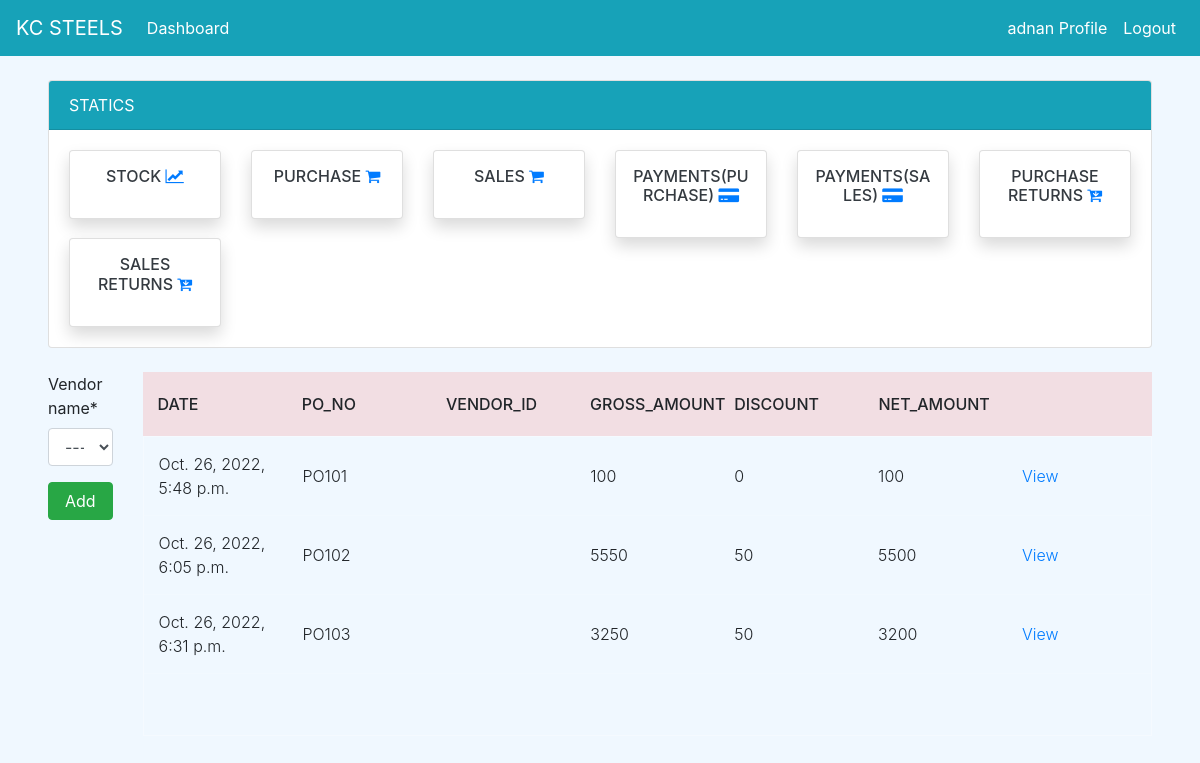
Before: /purchase/ (signed in) with the older database file.
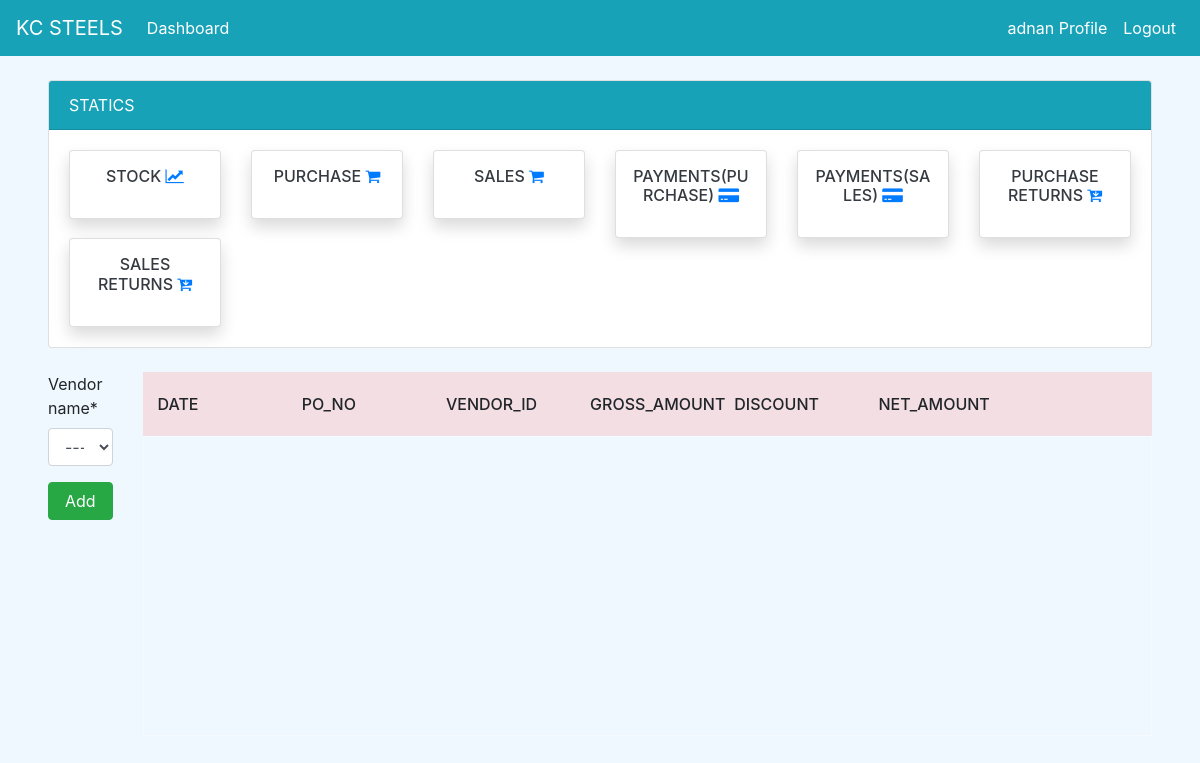
After: the same page with the newer database file.
### dashboard/models.py (models this page shows, shortened)
class Vendor(models.Model):
    vendor_no = models.IntegerField(null=True)
    vendor_id = models.CharField(max_length=100, null=True, unique=True)
    vendor_name = models.CharField(max_length=100, null=True)
    vendor_address = models.CharField(max_length=200, null=True)
    vendor_mobile = models.CharField(max_length=15,null=True)
    def __str__(self):
            return self.vendor_name

class PurchaseOrder(models.Model):
    date = models.DateTimeField(auto_now_add=True)
    po_no = models.IntegerField(null=True)
    po_number = models.CharField(max_length=100, null=True, unique=True)
    vendor_name = models.ForeignKey(Vendor, on_delete=models.CASCADE,null=True)
    gross_amount = models.PositiveIntegerField(null=True)
    discount = models.PositiveIntegerField(null=True)
    net_amount = models.PositiveIntegerField(null=True)
    net_pending = models.PositiveIntegerField(null=True,default=0)
    status = models.BooleanField(default=False,null=True)

### dashboard/views.py (the view)
# urls.py: path('purchase/',views.purchase,name='purchase'),
@login_required
def purchase(request):
    vendors = Vendor.objects.all()
    purchase_orders = PurchaseOrder.objects.all()
    po_n = 101 if PurchaseOrder.objects.count() == 0 else PurchaseOrder.objects.aggregate(max=Max('po_no'))["max"] + 1
    if request.method == 'POST':
        form = PurchaseOrderForm(request.POST)
        ven = request.POST.get('vendor_name')
        ven1 = vendors.get(id=ven)
        if form.is_valid():
            PurchaseOrder(po_no=po_n,po_number=(f'{"PO"}{po_n}'),vendor_name=ven1).save()
            po = (f'{"PO"}{po_n}')
            ven2 = purchase_orders.values('po_number').filter(po_number=po)[0]['po_number']
            return redirect("purchase_add" ,ven2)
    else:
        form = PurchaseOrderForm
    context = {
        'purchase_orders' : purchase_orders,
        'form' : form,
    }
    return render(request, 'purchase/purchase_orders.html',context)

### templates/purchase/purchase_orders.html (shortened to what this page needs)
{% extends 'partial/base.html' %}
{% load crispy_forms_tags %}
{% block content %}
{% if user.is_authenticated and user.is_superuser %}
{% else %}
{% include 'partial/topnav_staff.html'%}
<div class="mx-5">
    <div class="row my-4">
        <div class="col-md-1">
            <form method = "POST">
                {{form|crispy}}
                <input class="btn btn-success btn-block" data-backdrop="static" type="submit" value="Add">
            </form>
        </div>
        <div class="col-md-11">
            <div class="tbl-header">
                <table cellpadding="0" cellspacing="0" border="0">
                  <thead>
                    <tr>
                      <th scope="col">Date</th>
                      <th scope="col">PO_NO</th>
                      <th scope="col">Vendor_id</th>
                      <th scope="col">Gross_amount</th>
                      <th scope="col">Discount</th>
                      <th scope="col">Net_Amount</th>
                      <th scope="col"></th>
                    </tr>
                  </thead>
                </table>
              </div>
              <div class="tbl-content">
                <table cellpadding="0" cellspacing="0" border="0">
                  <tbody>
                    {% for purchase_order in purchase_orders %}
                      <tr>
                        <td>{{ purchase_order.date }}</td>
                        <td>{{ purchase_order.po_number }}</td>
                        <td>{{ purchase_order.vendor_id }}</td>
                        <td>{{ purchase_order.gross_amount }}</td>
                        <td>{{ purchase_order.discount }}</td>
                        <td>{{ purchase_order.net_amount }}</td>
                        <td><a href="{% url 'purchase_view' purchase_order.id %}">View</a></td>
                      </tr>
                    {% endfor %}
                  </tbody>
                </table>
              </div>
        </div>
    </div>
</div
{% endif %}
{% endblock %}

### templates/partial/base.html (shortened to what this page needs)
{% load static %}
<!doctype html>
<html lang="en">
  <head>
    <link href="https://maxcdn.bootstrapcdn.com/font-awesome/4.6.0/css/font-awesome.min.css" rel="stylesheet">
    <link rel="stylesheet" href="{% static 'bootstrap.min.css' %}">
	  <link rel="stylesheet" href="{% static 'style.css' %}" />
    <link rel="stylesheet" href="{% static 'tblstyle.css' %}" />
  </head>
  <body>
    {% include 'partial/nav.html' %}
    {% block content %}
    {% endblock %}
  </body>
</html>

### templates/partial/nav.html (shortened to what this page needs)
<div class="mx-6">
	<nav class="navbar navbar-expand-lg navbar-info bg-info">
        {% if user.is_authenticated %}
            <a class="navbar-brand text-white"  href="#">KC STEELS</a>
            <div class="collapse navbar-collapse" id="navbarSupportedContent">
            <ul class="navbar-nav mr-auto">
                <li class="nav-item active">
                <a class="nav-link text-white" href="{% url 'dashboard-index' %}">Dashboard <span class="sr-only">(current)</span></a>
				</li>
            </ul>
			<ul class="navbar-nav ml-auto">
                <li class="nav-item active">
                <a class="nav-link text-white" data-toggle="modal" data-target="#viewP-{{ user.id}}"> {{ user.username }} Profile <span class="sr-only">(current)</span></a>
                </li>
                <li class="nav-item">
                <a class="nav-link text-white" href="{% url 'user-logout' %}">Logout</a>
                </li>
            </ul>
        {% endif %}
      </nav>
</div>

### templates/partial/topnav_staff.html (shortened to what this page needs)
{% if user.is_authenticated %}
	<div class="mx-5">
        <div class="row mt-4">
            <div class="col-md-12">
				<div class="card">
					<div class="card-header bg-info text-white">
						STATICS
					</div>
					<div class="card-body">
						<div class="row">
							<div class="col-md-2">
								<a class="text-decoration-none text-dark" href="{% url 'stock' %}">
									<div class="card my-card shadow text-center p-3">
										<h6>STOCK <i style="color:#007bff;" class="fa fa-line-chart"></i></h6>
									</div>
								</a>
							</div>
							<div class="col-md-2">
								<a class="text-decoration-none text-dark" href="{% url 'purchase' %}">
									<div class="card my-card shadow text-center p-3">
										<h6>PURCHASE <i style="color:#007bff;" class="fa fa-shopping-cart"></i></h6>
									</div>
								</a>
							</div>
							<div class="col-md-2">
								<a class="text-decoration-none text-dark" href="{% url 'sales' %}">
									<div class="card my-card shadow text-center p-3">
										<h6>SALES <i style="color:#007bff;" class="fa fa-shopping-cart"></i></h6>
									</div>
								</a>
							</div>
							<div class="col-md-2">
								<a class="text-decoration-none text-dark" href="{% url 'payment' %}">
									<div class="card my-card shadow text-center p-3">
										<h6>PAYMENTS(PURCHASE) <i style="color:#007bff;" class="fa fa-credit-card-alt"></i></h6>
									</div>
								</a>
							</div>
							<div class="col-md-2">
								<a class="text-decoration-none text-dark" href="{% url 'sales_payment' %}">
									<div class="card my-card shadow text-center p-3">
										<h6>PAYMENTS(SALES) <i style="color:#007bff;" class="fa fa-credit-card-alt"></i></h6>
									</div>
								</a>
							</div>
							<div class="col-md-2">
								<a class="text-decoration-none text-dark" href="{% url 'purchase_return' %}">
									<div class="card my-card shadow text-center p-3">
										<h6>PURCHASE RETURNS <i style="color:#007bff;" class="fa fa-cart-arrow-down"></i></h6>
									</div>
								</a>
							</div>
							<div class="col-md-2">
								<a class="text-decoration-none text-dark" href="{% url 'sales_return' %}">
									<div class="card my-card shadow text-center p-3">
										<h6>SALES RETURNS <i style="color:#007bff;" class="fa fa-cart-arrow-down"></i></h6>
									</div>
								</a>
							</div>
						</div>
					</div>
				</div>
			</div>
		</div>
        </div>
{% else %}
<h1>hwllo</h1>
{% endif %}

### static/style.css (style rules this page uses)
body { background-color: aliceblue; }

### static/tblstyle.css (style rules this page uses)
table { width:100%; table-layout: fixed; }
.tbl-header { background-color: rgba(243, 162, 162, 0.3); }
.tbl-content { height:300px; overflow-x:auto; margin-top: 0px; border: 1px solid rgba(255,255,255,0.3); }
th { padding: 20px 15px; text-align: left; font-weight: 500; text-transform: uppercase; }

Changed rows visible on the page:
removed PurchaseOrder: date "Oct. 26, 2022, 5:48 p.m.", po_number "PO101", gross_amount "100", discount "0", net_amount "100"
removed PurchaseOrder: date "Oct. 26, 2022, 6:05 p.m.", po_number "PO102", gross_amount "5550", discount "50", net_amount "5500"
removed PurchaseOrder: date "Oct. 26, 2022, 6:31 p.m.", po_number "PO103", gross_amount "3250", discount "50", net_amount "3200"
